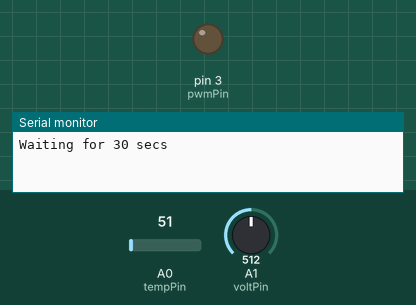
Recording of a sketch running on a simulated Arduino Uno, built with avr-gcc and run on an emulated ATmega328P. Shown: output pins drawn as LEDs (lit = HIGH), the last lines printed to the serial monitor. Inputs (shaded band) come from the test bench; at power-on: A0 (tempPin) = 51, A1 (voltPin) = 512.

Above: at 0.1 s.
At 126.3 s:
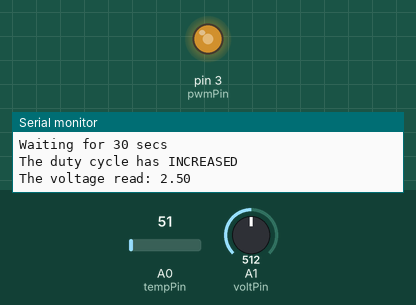
Timing chart, 0 to 127.8 s (numbered marks = the images above):
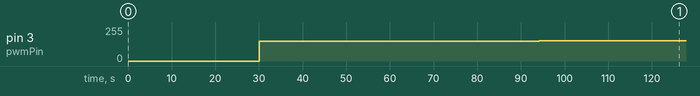

Measured:
- by itself, pin 3 (pwmPin): 0/255 → 147/255 at 30.0 s, → 149/255 32.1 s later, → 151/255 32.1 s later, → 153/255 32.1 s later

The sketch:

ID_PWM.ino
```cpp
 #include <LowPower.h>

 #include <SoftwareSerial.h>
 //#include <avr/sleep.h>//this AVR library contains the methods that controls the sleep modes
 SoftwareSerial Bluetooth(4, 5); // (RX, TX)


 #define interruptPin 2 //Pin we are going to use to wake up the Arduino
 #define tempPin A0
 #define voltPin A1
 #define pwmPin 3
 #define VALUES_READ 100
 #define tempOutputPin

 int voltValue;
 double dutyCycle = 145;
 int minDutyCycle = 102;
 int maxDutyCycle = 153;

 double tempValue = 0;
 double OUTPUTatZERO = .500;
 double TEMPCOFF = .010;
 double averageTempF = 0;
 double averageTempC = 0;
 double totalTempF = 0;
 double totalTempC = 0;
 double averageValue;
 double totalValue;

 void setup() {

  //bitwise operations that set the frequency of
  //either pin 3 or 11's PWM frequency to 31kHz
  TCCR2B = TCCR2B & B11111000 | B00000001;

  pinMode(pwmPin, OUTPUT);      //sets pin 3 used for PWM to output
  pinMode(tempPin, INPUT); //sets pin A0 used to read temp to input
  pinMode(voltPin, INPUT); //sets pin A1 used to read battery voltage to input

  //sets baudrate
  Serial.begin(9600);
  Bluetooth.begin(9600);
}

void loop() {

  Serial.println("Waiting for 30 secs");
  delay(30000);             //wait for 30 seconds

  voltValue = analogRead(voltPin); //read battery voltage

  handleTempReadings();

  if (voltValue > 737) {    //if the battery is not adequately charged
    Serial.println("Going to sleep!");
    sleepForThirtySecs();
  }

}

void displayIncreaeInfo() {
    Serial.println("The duty cycle has INCREASED");
    Serial.print("The voltage read: ");
    Serial.println(voltValue * 0.004887);
    Serial.print("The dutyCycle: ");
    Serial.print((dutyCycle / 255) * 100);
    Serial.println("%");
}

void displayDecreaseInfo() {
    Serial.println("The duty cycle has DECREASED");
    Serial.print("The voltage read: ");
    Serial.println(voltValue  * 0.004887);
    Serial.print("The dutyCycle: " );
    Serial.print((dutyCycle / 255) * 100);
    Serial.println("%");
}

void handleTempReadings() {
  voltValue = analogRead(voltPin);
  //BOOST CONVERTER VOLTAGE CONTROL
  if (voltValue > 737) {            //greater than 3.6V
    dutyCycle = dutyCycle - 2;   //decrease duty cycle
    dutyCycle = max(minDutyCycle, dutyCycle);
    displayDecreaseInfo();
  } else  {                      //less than 3.6V
    dutyCycle = dutyCycle + 2;   //increase duty cycle
    dutyCycle = min(maxDutyCycle, dutyCycle);
    displayIncreaeInfo();

  }
  analogWrite(3, dutyCycle);      //sets dutycycle to PWM pin

   averageTempF = 0;
   averageTempC = 0;
   totalTempF = 0;
   totalTempC = 0;
   totalValue = 0;
   for (int i = 0; i < VALUES_READ; i++) {

     tempValue = analogRead(tempPin);
     delay(10);
     totalValue = totalValue + tempValue;


     //converting analog readings to C and F temps
     double voltOut = tempValue * 0.004887;                  //convert analog value to voltage
     double actTempC =  (voltOut - OUTPUTatZERO) / TEMPCOFF; //convert voltage to temp in C based on equation in data sheet
     double actTempF = actTempC * 9/5 + 32;                  //convert C temp to F temp

     totalTempF = totalTempF + actTempF;
     totalTempC = totalTempC + actTempC;

   }

  averageTempF = totalTempF / VALUES_READ;
  averageTempC = totalTempC / VALUES_READ;
  Serial.println("_____________________");
  Serial.print("Temperature in F: ");
  Serial.print(averageTempF);
  Serial.println("F");
  Serial.print("Temperature in C: ");
  Serial.print(averageTempC);
  Serial.println("C");
  Serial.println("_____________________");

  //Serial.println(averageTempF);
  Bluetooth.println(averageTempF);
  delay(1000);
}

void sleepForThirtySecs() {

    for(int i = 0; i < 4; i++) {
      LowPower.powerDown(SLEEP_8S, ADC_OFF, BOD_OFF);
  }

}
```
